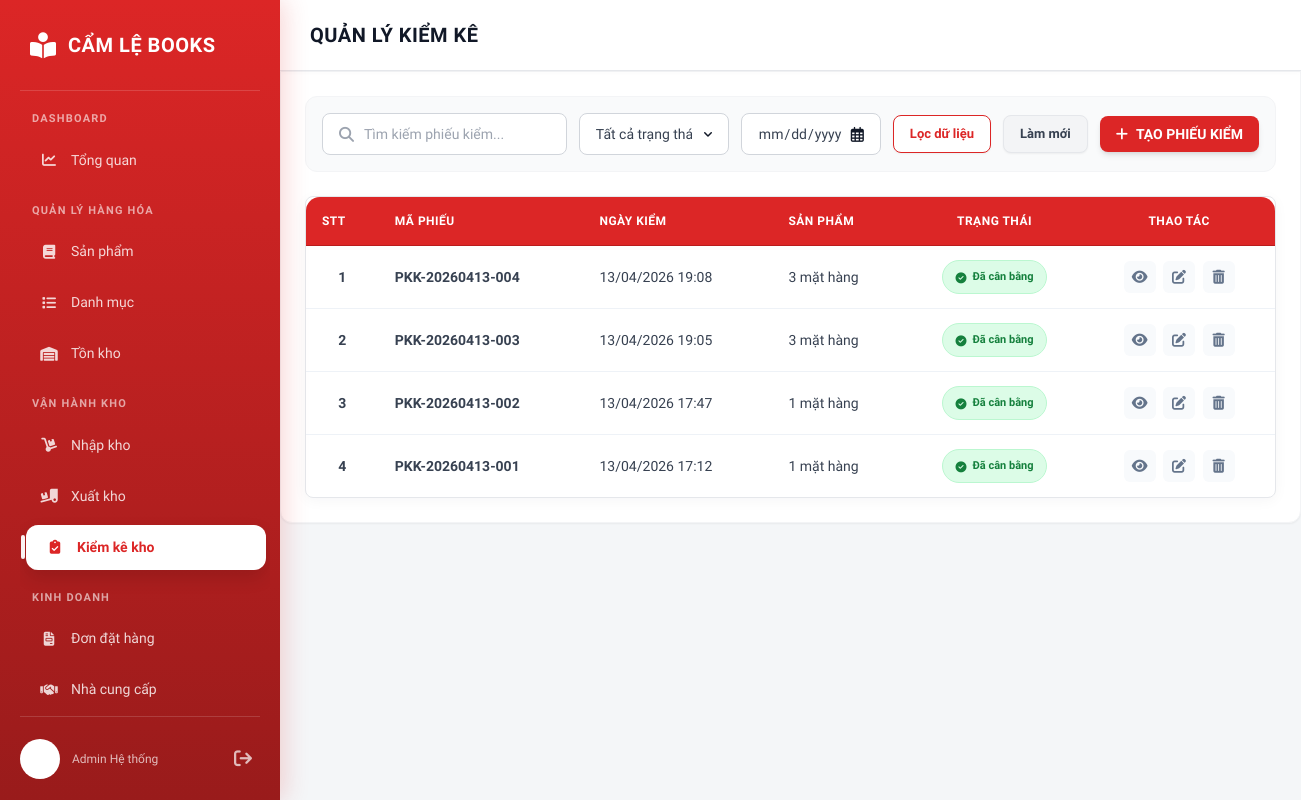
The page /kiemke/ on the database as committed earlier.
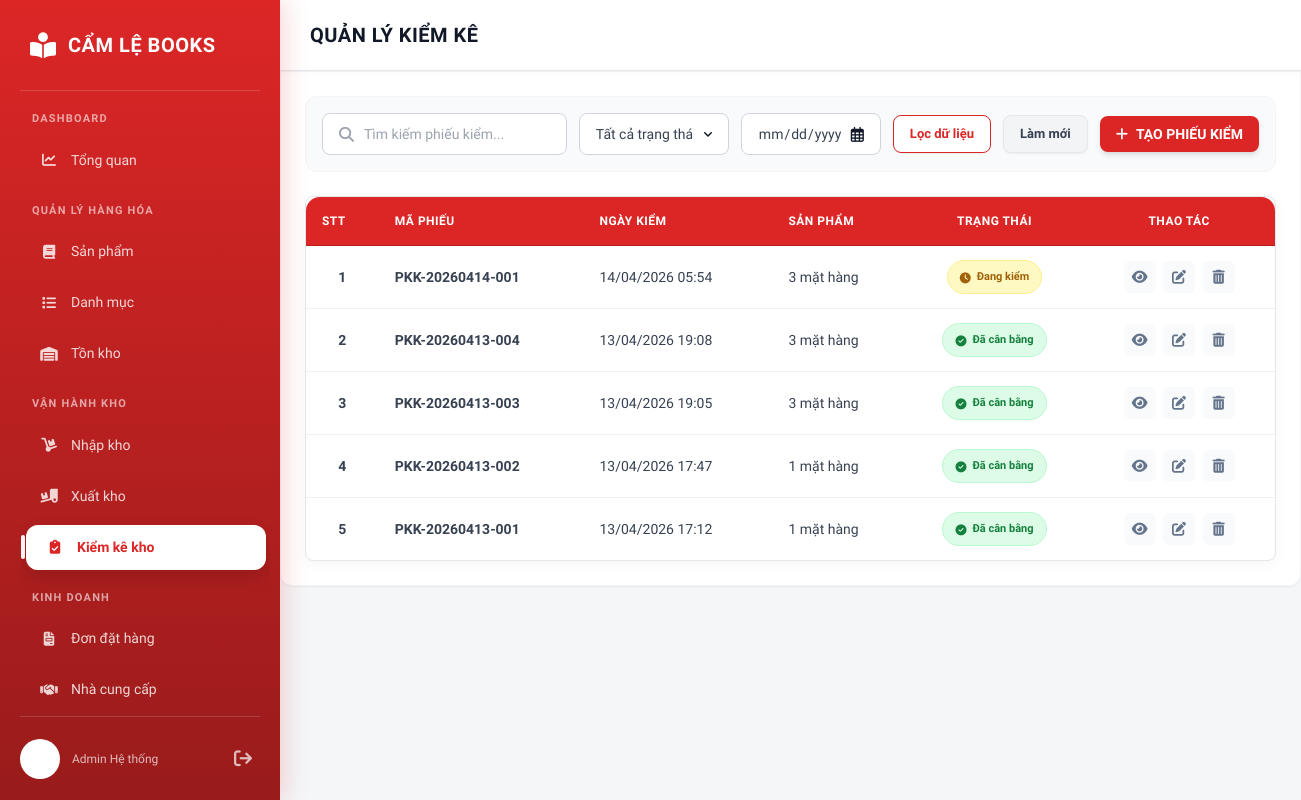
The same page on the database as committed later.
### inventory/models.py (models this page shows)
class KiemKe(models.Model):
    maKiemKe = models.CharField(max_length=50, primary_key=True)
    ngayKiem = models.DateTimeField()
    nguoiKiem = models.CharField(max_length=100)
    trangThai = models.IntegerField()
    class Meta:
        constraints = [
            models.CheckConstraint(
                check=Q(trangThai__gte=0),
                name='kk_trangThai_gte_0'
            ),
        ]

### inventory/views/stock_views.py (the view, shortened to what this page needs)
# urls.py: path("kiemke/", kiemke, name="kiemke"),
def kiemke(request):
    inventory_checks = KiemKe.objects.prefetch_related('kiemke_ct_set__sanPham').order_by('-ngayKiem')
    products = SanPham.objects.all()
    categories = DanhMuc.objects.all()
    stock_data = {}
    for tk in TonKho.objects.all():
        stock_data[tk.sanPham_id] = tk.soluongTon
    return render(request, 'inventory/inventory/stock_check_list.html', {
        'inventory_checks': inventory_checks,
        'products': products,
        'categories': categories,
        'stock_data_json': json.dumps(stock_data)
    })

### inventory/templates/inventory/inventory/stock_check_list.html (shortened to what the changed rows need)
{% load static %}
{% load humanize %}
<!DOCTYPE html>
<html lang="vi">
<head>
    <script src="https://cdn.tailwindcss.com"></script>
    <link rel="stylesheet" href="https://cdnjs.cloudflare.com/ajax/libs/font-awesome/6.4.0/css/all.min.css">
    <link rel="stylesheet" href="{% static 'css/0.0.style.css' %}">
</head>
<body>
  <main class="main-content">
        <div class="content-header">
            <h1>QUẢN LÝ KIỂM KÊ</h1>
        </div>
            <div id="checkListView" class="view-section active">
                <div class="bg-white rounded-b-xl shadow-sm border border-gray-100 p-6">
                    <div class="table-wrapper border border-gray-200 rounded-lg">
                        <table class="w-full text-left border-collapse min-w-[900px]">
                            <thead>
                                <tr class="bg-red-50 border-b border-red-100">
                                    <th class="py-4 px-4 font-bold text-sm text-gray-800 uppercase tracking-wide">STT</th>
                                    <th class="py-4 px-4 font-bold text-sm text-gray-800 uppercase tracking-wide">Mã Phiếu</th>
                                    <th class="py-4 px-4 font-bold text-sm text-gray-800 uppercase tracking-wide">Ngày Kiểm</th>
                                    <th class="py-4 px-4 font-bold text-sm text-gray-800 uppercase tracking-wide">Sản phẩm</th>
                                    <th class="py-4 px-4 font-bold text-sm text-gray-800 uppercase tracking-wide text-center">Trạng Thái</th>
                                    <th class="py-4 px-4 font-bold text-sm text-gray-800 uppercase tracking-wide text-center">Thao tác</th>
                                </tr>
                            </thead>
                            <tbody id="checkTableBody" class="text-sm">
                                {% for check in inventory_checks %}
                                <tr class="border-b border-gray-100 hover:bg-gray-50/50 transition-colors" data-id="{{ check.maKiemKe }}">
                                    <td class="py-4 px-4 text-gray-500 text-center col-index font-bold">{{ forloop.counter }}</td>
                                    <td class="py-4 px-4 font-semibold text-gray-800">{{ check.maKiemKe }}</td>
                                    <td class="py-4 px-4 text-gray-600">{{ check.ngayKiem|date:"d/m/Y H:i" }}</td>
                                    <td class="py-4 px-4 text-gray-600">{{ check.kiemke_ct_set.count }} mặt hàng</td>
                                    <td class="py-4 px-4 text-center">
                                        {% if check.trangThai == 1 %}
                                        <span class="inline-flex items-center gap-1.5 px-3 py-1.5 rounded-full text-[11px] font-bold bg-green-100 text-green-700 border border-green-200">
                                            <i class="fa-solid fa-circle-check"></i> Đã cân bằng
                                        </span>
                                        {% elif check.trangThai == 0 %}
                                        <span class="inline-flex items-center gap-1.5 px-3 py-1.5 rounded-full text-[11px] font-bold bg-yellow-100 text-yellow-700 border border-yellow-200">
                                            <i class="fa-solid fa-clock"></i> Đang kiểm
                                        </span>
                                        {% else %}
                                        <span class="inline-flex items-center gap-1.5 px-3 py-1.5 rounded-full text-[11px] font-bold bg-red-100 text-red-700 border border-red-200">
                                            <i class="fa-solid fa-times"></i> Đã hủy
                                        </span>
                                        {% endif %}
                                    </td>
                                    <td class="py-4 px-4 text-center">
                                        <div class="action-icons">
                                            <i class="fa-solid fa-eye" onclick="viewDetail('{{ check.maKiemKe }}')" title="Xem chi tiết"></i>
                                            <i class="fa-solid fa-edit" onclick="editCheck('{{ check.maKiemKe }}')" title="Chỉnh sửa"></i>
                                            <i class="fa-solid fa-trash-can" onclick="deleteCheck('{{ check.maKiemKe }}')" title="Xóa"></i>
                                        </div>
                                    </td>
                                </tr>
                                {% empty %}
                                <tr>
                                    <td colspan="6" class="text-center py-10 text-gray-500">Không có phiếu kiểm kê nào</td>
                                </tr>
                                {% endfor %}
                            </tbody>
                        </table>
                    </div>
                </div>
            </div>
  </main>
</body>
</html>

Rows that differ between the two databases and show on the page:
added KiemKe: maKiemKe "PKK-20260414-001", ngayKiem "14/04/2026 05:54", kiemke_ct_set.count "3", trangThai 0 (drawn)
